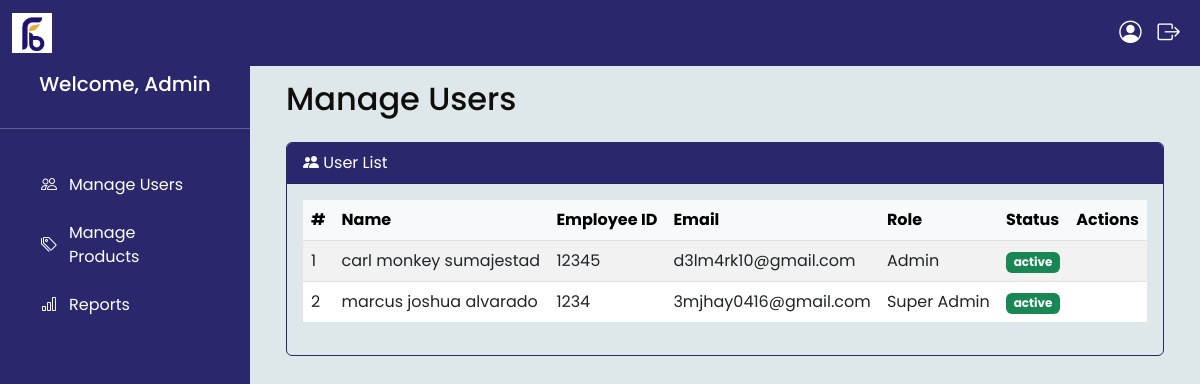
Page /manage_users.php (signed in) on the committed database.
### tables this page shows
CREATE TABLE `users` (
  `id` int(11) NOT NULL,
  `first_name` varchar(50) NOT NULL,
  `middle_name` varchar(50) DEFAULT NULL,
  `last_name` varchar(50) NOT NULL,
  `employee_id` varchar(20) NOT NULL,
  `email` varchar(100) NOT NULL,
  `password` varchar(255) NOT NULL,
  `role` enum('Employee','Admin','Super Admin') NOT NULL DEFAULT 'Employee',
  `status` enum('pending','active','inactive') NOT NULL DEFAULT 'pending',
  `custom_menus` varchar(255) DEFAULT NULL,
  `created_at` timestamp NOT NULL DEFAULT current_timestamp()
);

### manage_users.php (the view, shortened to what this page needs)
<?php
require_once 'header.php';
$stmt = $conn->prepare("SELECT id, first_name, middle_name, last_name, employee_id, email, role, status FROM users ORDER BY created_at DESC");
$stmt->execute();
$users = $stmt->get_result();
?>
<div class="container-fluid">
    <h2 class="mb-4">Manage Users</h2>
    <div class="card">
        <div class="card-header bg-primary-green text-white">
            <i class="bi bi-people-fill"></i> User List
        </div>
        <div class="card-body">
            <div class="table-responsive">
                <table class="table table-striped table-hover">
                    <thead class="table-light">
                        <tr>
                            <th>#</th>
                            <th>Name</th>
                            <th>Employee ID</th>
                            <th>Email</th>
                            <th>Role</th>
                            <th>Status</th>
                            <th>Actions</th>
                        </tr>
                    </thead>
                    <tbody>
                        <?php $i = 1; while ($u = $users->fetch_assoc()): ?>
                            <tr>
                                <td><?= $i++ ?></td>
                                <td><?= htmlspecialchars($u['first_name'] . ' ' . $u['middle_name'] . ' ' . $u['last_name']) ?></td>
                                <td><?= htmlspecialchars($u['employee_id']) ?></td>
                                <td><?= htmlspecialchars($u['email']) ?></td>
                                <td><?= htmlspecialchars($u['role']) ?></td>
                                <td>
                                    <span class="badge bg-<?= $u['status'] === 'active' ? 'success' : ($u['status'] === 'pending' ? 'warning' : 'secondary') ?>">
                                        <?= htmlspecialchars($u['status']) ?>
                                    </span>
                                </td>
                                <td class="p-1">
                                </td>
                            </tr>
                        <?php endwhile; ?>
                    </tbody>
                </table>
            </div>
        </div>
    </div>
</div>

### assets/css/styles.css (style rules this page uses)
:root { --primary-color: #2A276D; --accent-color: #EFAB35; --secondary-color: #43760F; --muted-color: #A6C297; --background-color: #DEE7EA; --text-color: #0F0E0D; }
body { font-family: 'Poppins', sans-serif; background-color: var(--background-color); color: var(--text-color); }
.card-header { background-color: var(--primary-color); color: #ffffff; }
.card, .form-card { opacity: 0; animation: fadeIn 0.5s ease forwards; background-color: var(--background-color); color: var(--text-color); border-color: var(--primary-color); }

### rows in the picture
users: first_name+middle_name+last_name "carl monkey sumajestad", employee "12345", email "d3lm4rk10@gmail.com", role "Admin", status "active"
users: first_name+middle_name+last_name "marcus joshua alvarado", employee "1234", email "3mjhay0416@gmail.com", role "Super Admin", status "active"

### other values in the picture
$_SESSION['role'] "Admin"
$menu_data['label'] "Manage Users"
$menu_data['label'] "Manage Products"
$menu_data['label'] "Reports"
